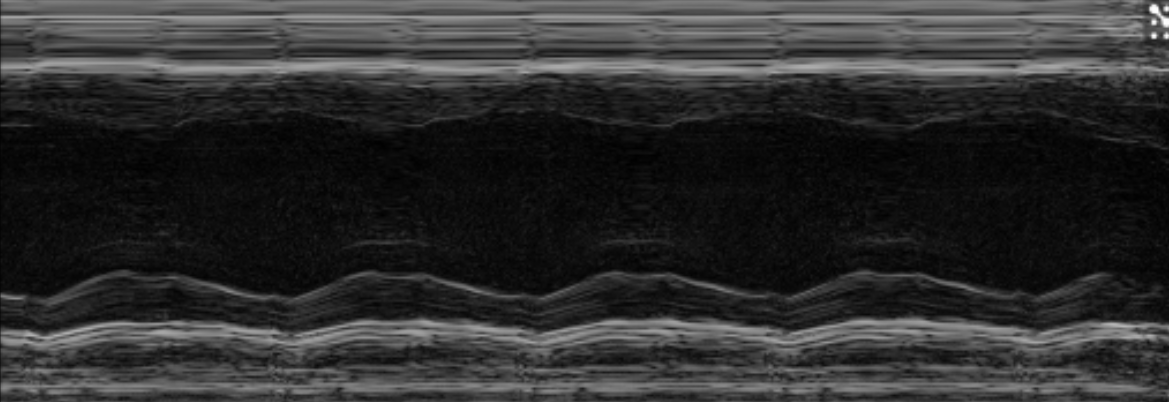
#> input picture screen1.png, 1169 x 402 px
$ python srcipt5.py
#> lines starting #> are read from the running program, lines starting #| are printed output that depends on the picture; after the words box and inside, x2 and y2 are one past the last pixel; in counts of white or black regions, pixels touching at a corner belong together
### functions.py
import cv2 as cv
import numpy as np
from copy import deepcopy
from funcions2 import calcular_valors
# [5 lines left out: function printimg, not called in this run]


def printimg2(noms,imgs):

    for i in range(len(noms)):
        cv.imshow(noms[i],imgs[i])

    cv.waitKey(0)
    cv.destroyAllWindows()


def omplirdesderalla(img):
    len2 = int(len(img) / 2)

    for y in range(len(img[0])):
        b = False
        for a in range(len2):
            x = (len2) - a
            if(not b and img[x][y] > 250): b = True
            if(b): img[x][y] = 255

    for y in range(len(img[0])):
        b = False
        for a in range(len2):
            x = (len2) + a
            if(not b and img[x][y] > 250): b = True
            if(b): img[x][y] = 255
    return

# [397 lines left out: functions nomesralla, checkifnext, checkifline, findxup, findxdown, parets_1_4 and 14 more, not called in this run]

### srcipt5.py
import cv2 as cv
from functions import printimg
from functions import printimg2
from functions import omplirdesderalla

img = cv.imread(cv.samples.findFile("screen1.png"))
#> img is the input picture: shape (402, 1169, 3); min 0, max 253, mean 46.3
img = cv.cvtColor(img,cv.COLOR_RGB2GRAY)
#> img: shape (402, 1169)
imgb = cv.blur(img, (10,10))
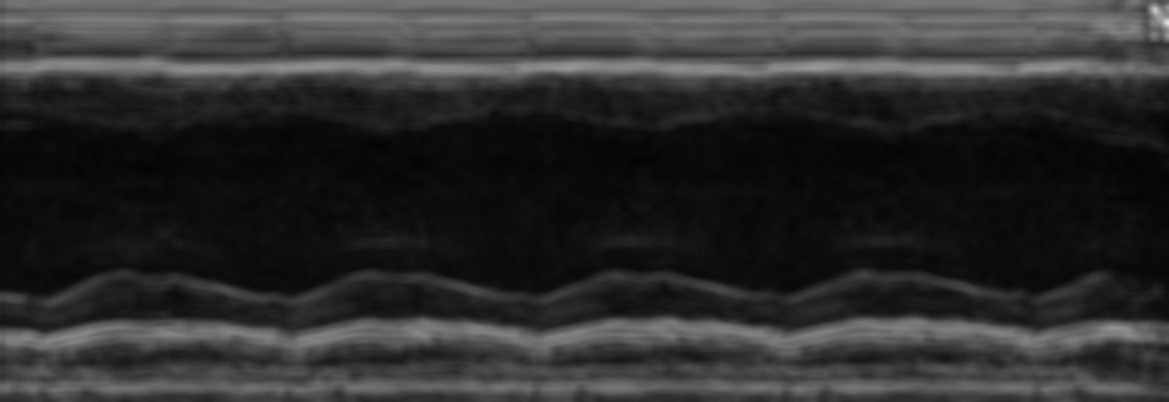
#> imgb: shape (402, 1169); min 3, max 227, mean 46.4


ret,thresh3 = cv.threshold(imgb,70,150,cv.THRESH_TOZERO)
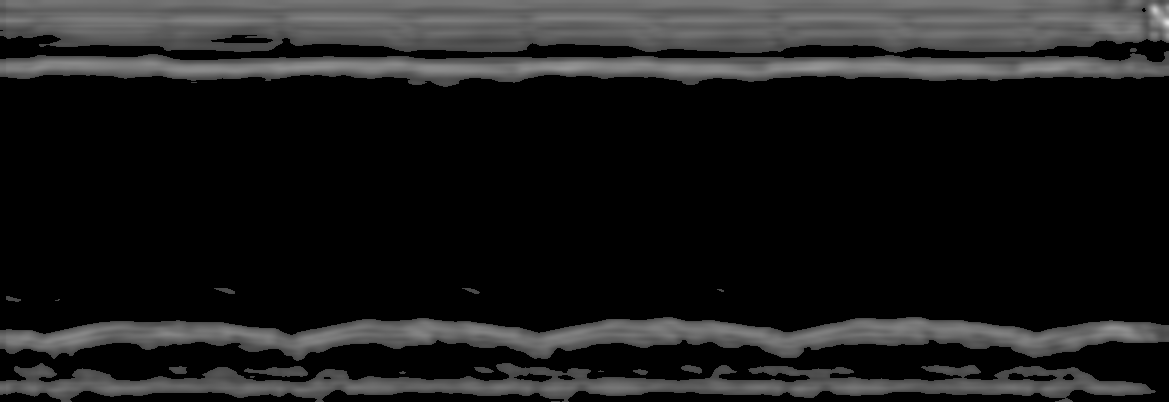
#> thresh3: shape (402, 1169); min 0, max 227, mean 27.6
ret,thresh1 = cv.threshold(imgb,80,255,cv.THRESH_BINARY)
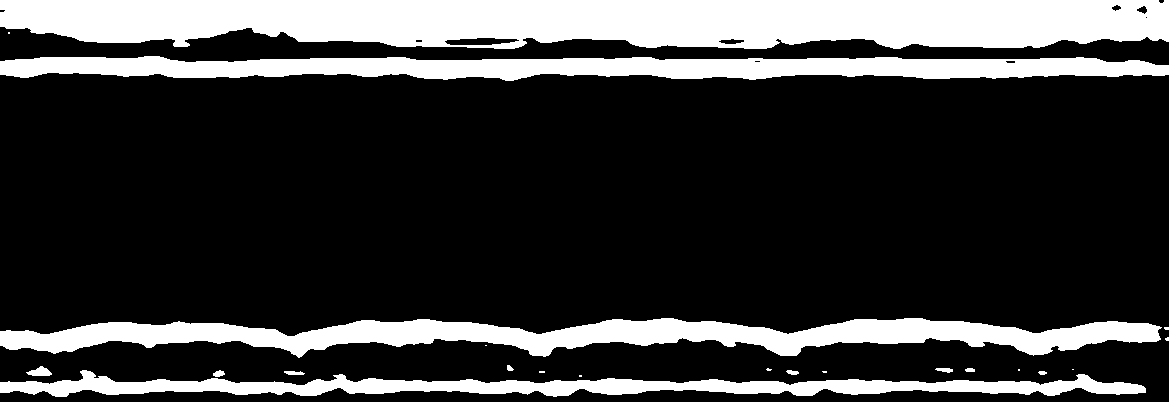
#> thresh1: shape (402, 1169); 22.9% white; 22 white regions (10 under 20 px), largest, box (x1, y1, x2, y2) and area: (0, 0, 1169, 49) 48992, (0, 318, 1162, 358) 23766, (0, 56, 1169, 81) 20547

omplirdesderalla(thresh1)
#> in omplirdesderalla, `len2 = int(len(img) / 2)`: len2 = 201
#> after the loop in omplirdesderalla, `for y in range(len(img[0])):`:
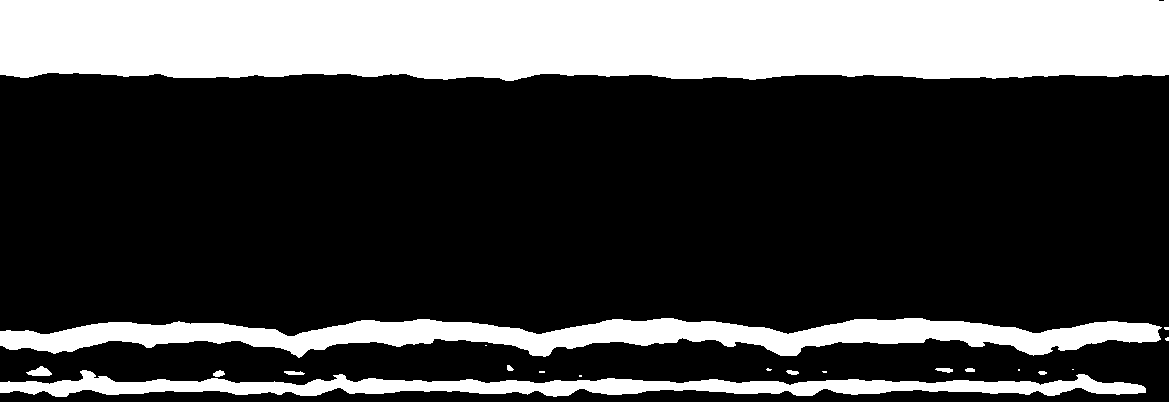
#> img: shape (402, 1169); 27.1% white; 20 white regions (9 under 20 px), largest, box (x1, y1, x2, y2) and area: (0, 0, 1169, 81) 89368, (0, 318, 1162, 358) 23766, (0, 370, 1146, 397) 13721
#> after the loop in omplirdesderalla, `for y in range(len(img[0])):`:
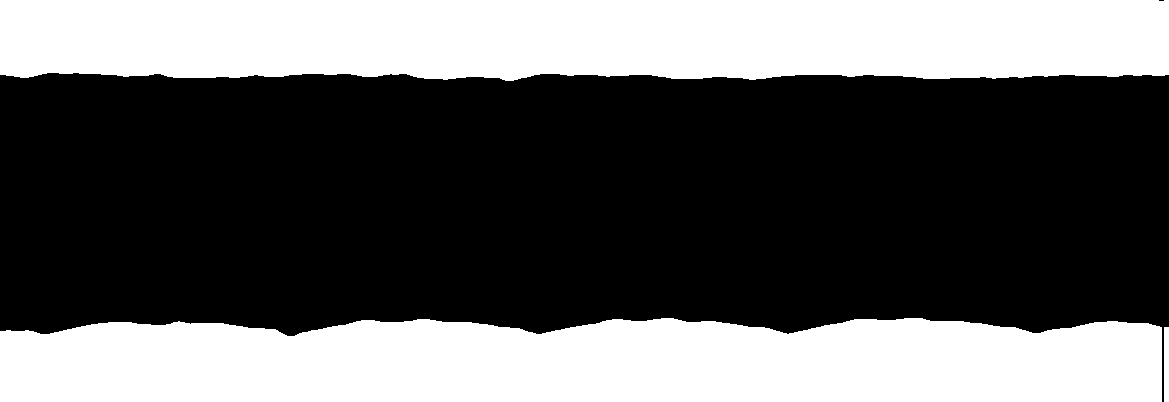
#> img: shape (402, 1169); 38.2% white; 3 white regions, box (x1, y1, x2, y2) and area: (0, 318, 1162, 402) 89673, (0, 0, 1169, 81) 89368, (1164, 327, 1169, 402) 375

printimg2(("blur th THRESH_BINARY","blur th TOZERO 70"),(thresh1,thresh3))

$ run again, with screen2.png copied over screen1.png
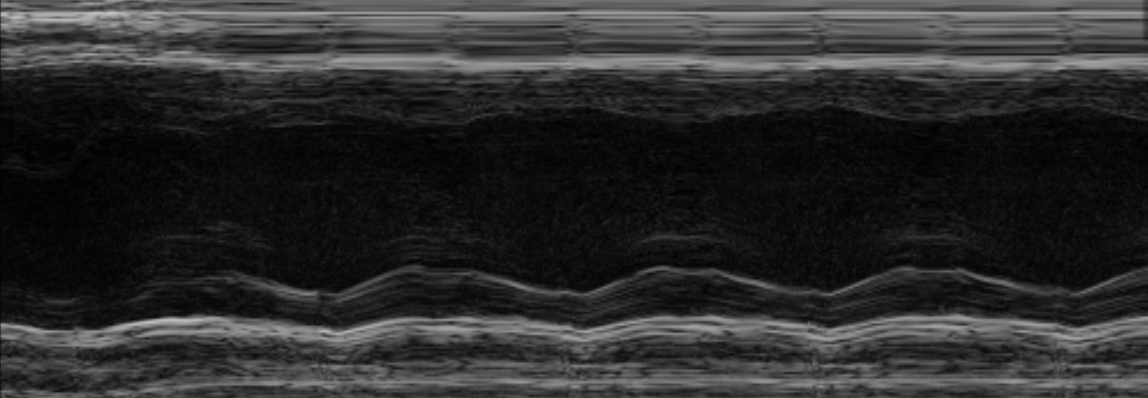
#> input picture screen2.png, 1148 x 398 px
#> img is the input picture: shape (398, 1148, 3); min 0, max 195, mean 44.4
#> `ret,thresh1 = cv.threshold(imgb,80,255,cv.THRESH_BINARY)`:
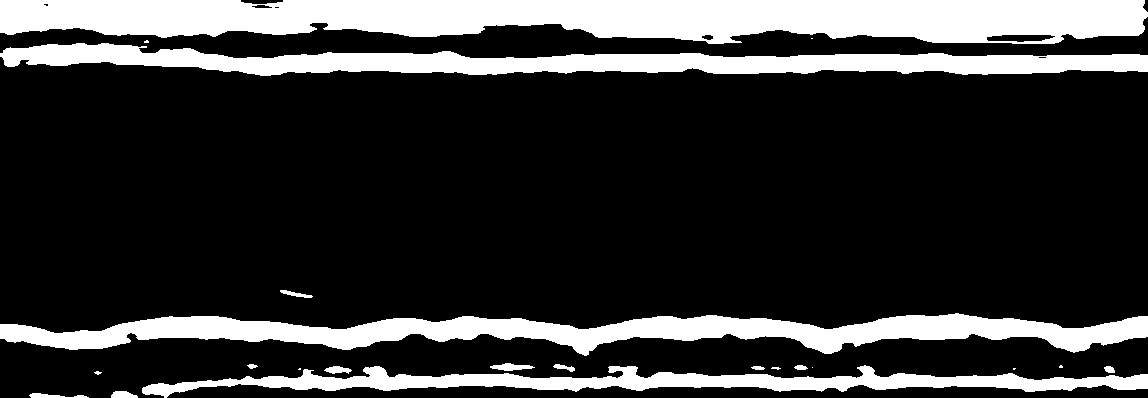
#> thresh1: shape (398, 1148); 21.1% white; 22 white regions (8 under 20 px), largest, box (x1, y1, x2, y2) and area: (0, 0, 1148, 44) 39521, (0, 313, 1148, 356) 23046, (0, 43, 1148, 76) 20086
#> len2 = 199
#> after the loop in omplirdesderalla, `for y in range(len(img[0])):`:
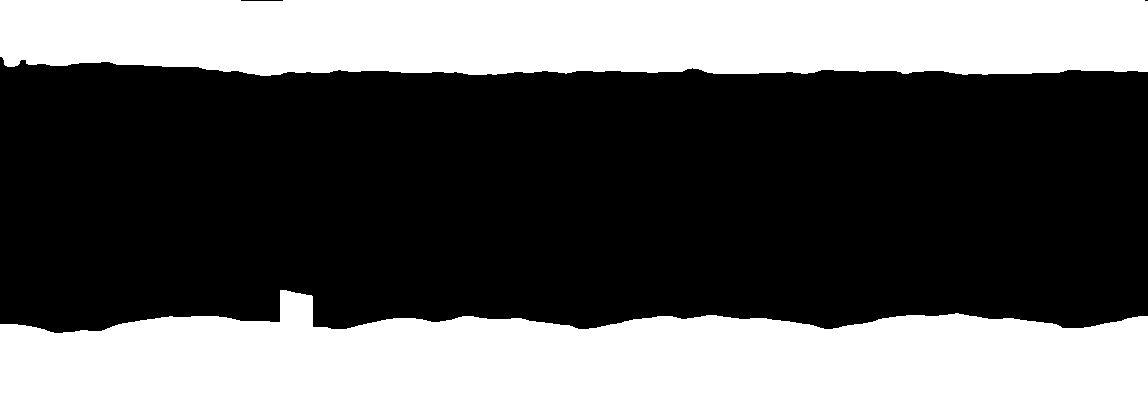
#> img: shape (398, 1148); 37.3% white; 2 white regions, box (x1, y1, x2, y2) and area: (0, 290, 1148, 398) 88938, (0, 0, 1148, 76) 81537

$ run again, with screen3.png copied over screen1.png
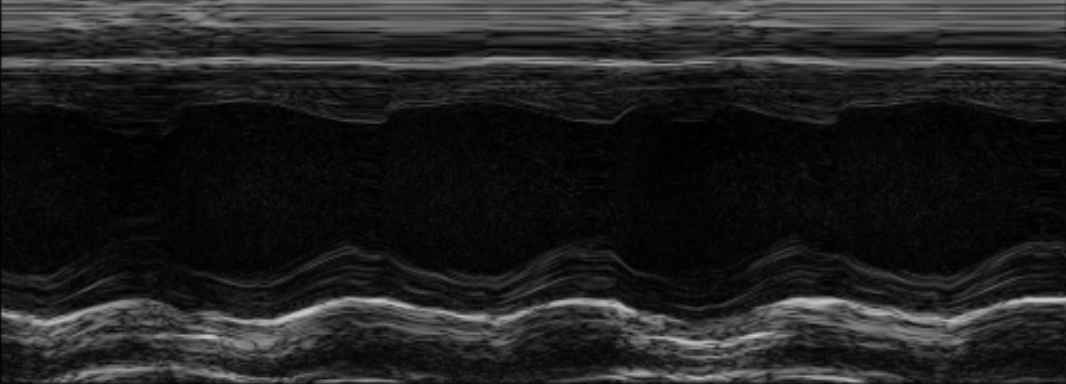
#> input picture screen3.png, 1066 x 384 px
#> img is the input picture: shape (384, 1066, 3); min 0, max 203, mean 32.9
#> `ret,thresh1 = cv.threshold(imgb,80,255,cv.THRESH_BINARY)`:
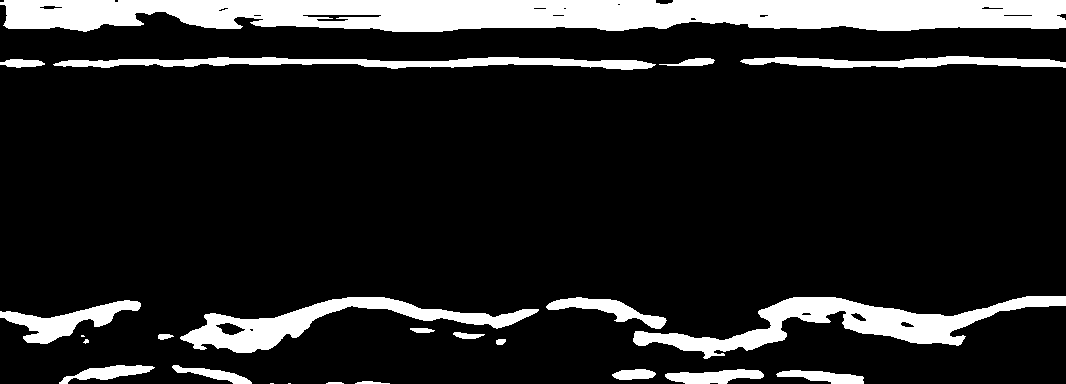
#> thresh1: shape (384, 1066); 14% white; 24 white regions (4 under 20 px), largest, box (x1, y1, x2, y2) and area: (0, 0, 1066, 32) 28587, (633, 296, 1066, 359) 8248, (180, 297, 539, 353) 5838
#> len2 = 192
#> after the loop in omplirdesderalla, `for y in range(len(img[0])):`:
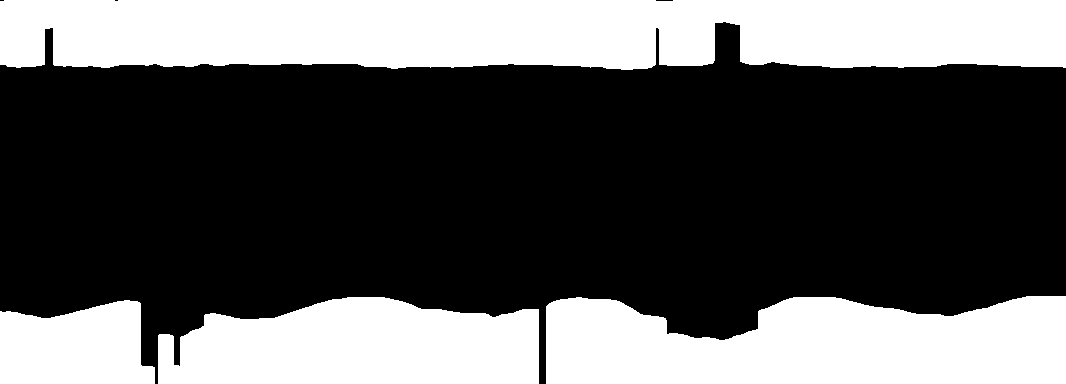
#> img: shape (384, 1066); 35.5% white; 4 white regions, box (x1, y1, x2, y2) and area: (0, 0, 1066, 70) 68858, (546, 296, 1066, 384) 38613, (158, 297, 539, 384) 27329, (0, 300, 155, 384) 10703

$ run again, with screen4.png copied over screen1.png
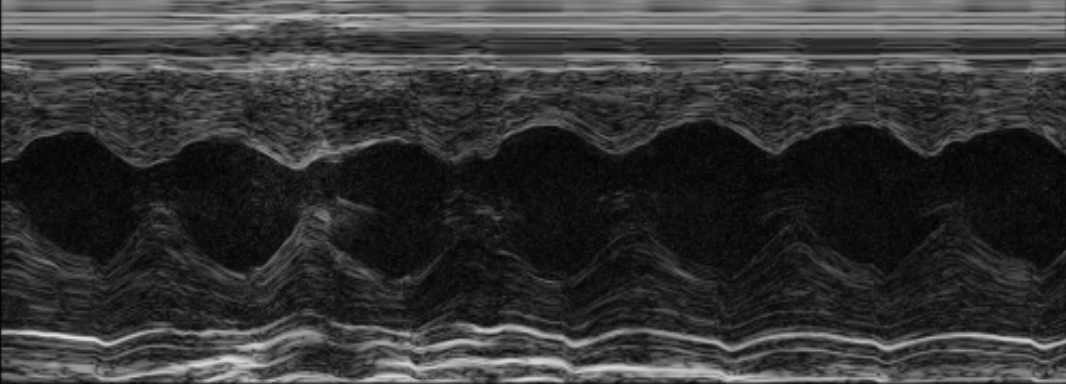
#> input picture screen4.png, 1066 x 384 px
#> img is the input picture: shape (384, 1066, 3); min 1, max 229, mean 53.1
#> `ret,thresh1 = cv.threshold(imgb,80,255,cv.THRESH_BINARY)`:
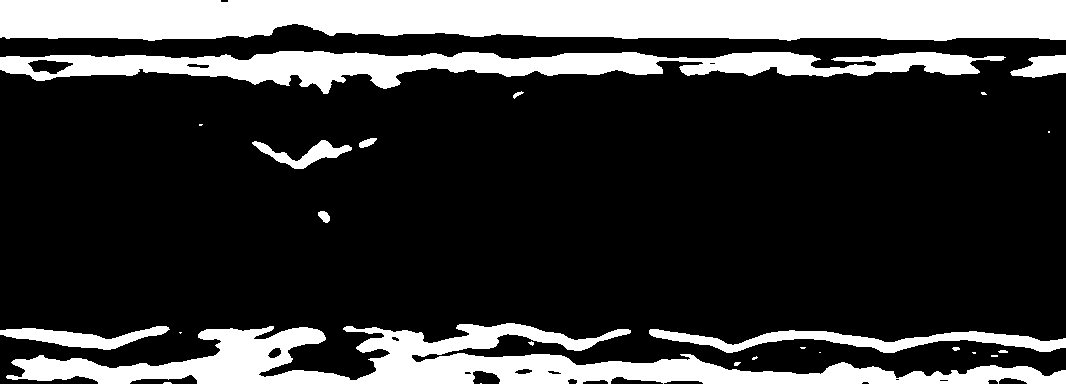
#> thresh1: shape (384, 1066); 22.5% white; 25 white regions (12 under 20 px), largest, box (x1, y1, x2, y2) and area: (0, 0, 1066, 41) 39502, (6, 323, 1066, 384) 25690, (0, 51, 1006, 94) 18673
#> len2 = 192
#> after the loop in omplirdesderalla, `for y in range(len(img[0])):`:
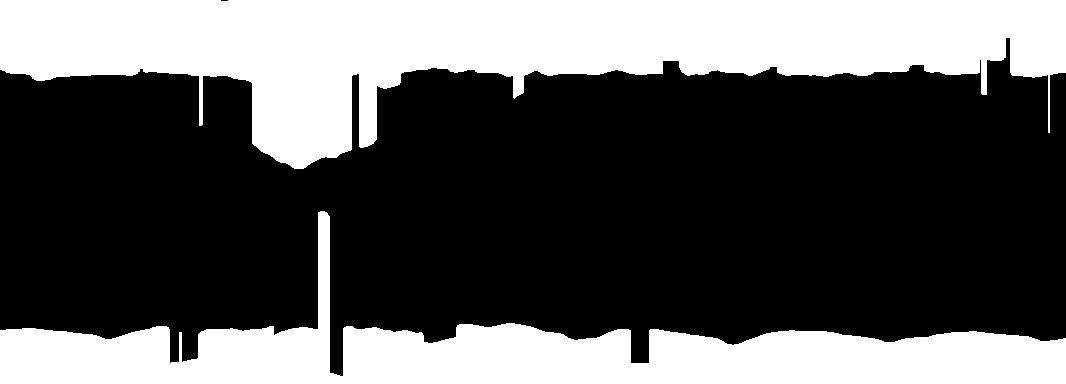
#> img: shape (384, 1066); 35% white; 2 white regions, box (x1, y1, x2, y2) and area: (0, 0, 1066, 169) 89025, (0, 211, 1066, 384) 54382
